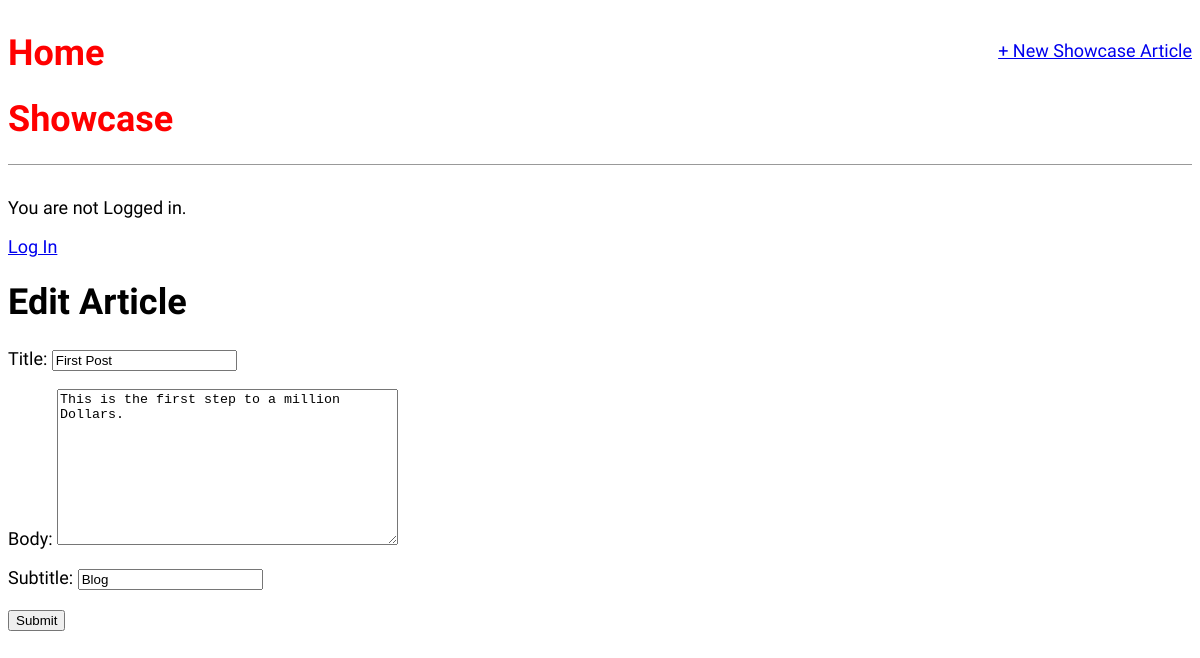
The page /article/1/edit/ on the database as committed earlier.
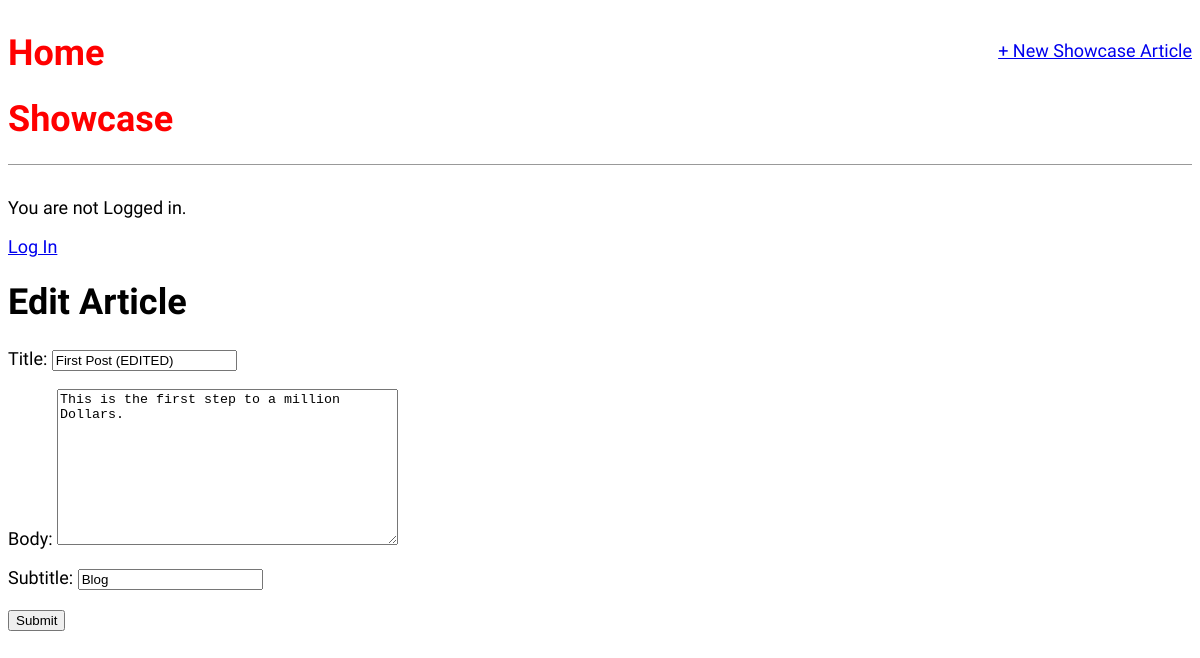
The same page on the database as committed later.
### showcase/models.py (models this page shows, shortened)
class Article(models.Model):
	title = models.CharField(max_length=200)
	subtitle = models.CharField(max_length=200)
	date = models.DateField(auto_now_add=True)
	body = models.TextField()
	author = models.ForeignKey(
		'auth.User',
		on_delete=models.CASCADE,
		)
	body = models.TextField()

### showcase/views.py (the view)
# urls.py: path('article/<int:pk>/edit/', ArticleUpdateView.as_view(), name='article_edit'),
class ArticleUpdateView(UpdateView):
	model = Article
	template_name = 'article_edit.html'
	fields = ['title','body','subtitle']

### templates/article_edit.html
{% extends 'base.html' %}
{% block content %}
	<h1>Edit Article</h1>
	<form action="" method="post">{% csrf_token %}
		{{ form.as_p }}
		<input type="submit" name="Update">
	</form>
{% endblock content %}

Rows that differ between the two databases and show on the page:
changed Article "This is the first step to a million Dollars.": title "First Post" → "First Post (EDITED)"
